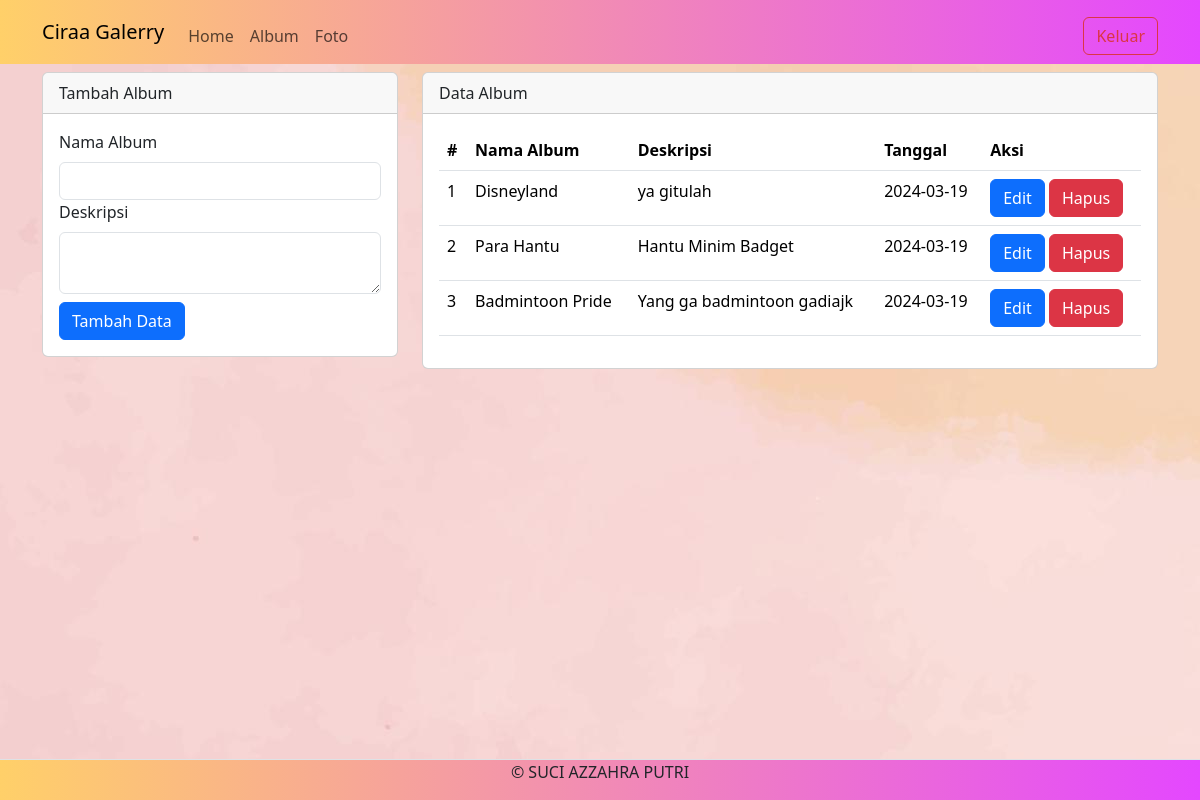
Screenshot of /admin/album.php (signed in) with the database file from the repository.
### tables this page shows
CREATE TABLE `album` (
  `albumid` int(11) NOT NULL,
  `namaalbum` varchar(255) NOT NULL,
  `deskripsi` text NOT NULL,
  `tanggaldibuat` date NOT NULL,
  `userid` int(11) NOT NULL
);

### admin/album.php (the view, shortened to what this page needs)
<?php
include '../config/koneksi.php';
 ?>
<!DOCTYPE html>
<html>
<head>
  <link rel="stylesheet" type="text/css" href="../assets/css/style.css">
  <link rel="stylesheet" type="text/css" href="../assets/css/bootstrap.min.css">
</head>
<body>
<nav class="navbar navbar-expand-lg navbar-danger-subtle bg-primary-subtle">
  <div class="container">
    <a class="navbar-brand" href="galeri.php"> Ciraa Galerry </a>
    <div class="collapse navbar-collapse mt-2" id="navbarNavAltMarkup">
      <div class="navbar-nav me-auto">
        <a href="home.php" class="nav-link"> Home </a>
        <a href="album.php" class="nav-link"> Album </a>
        <a href="foto.php" class="nav-link"> Foto</a>
      </div>
      <a href="../config/aksi_logout.php" class="btn btn-outline-danger"> Keluar </a>
    </div>
  </div>
</nav>
<div class="container">
  <div class="row">
    <div class="col-md-4">
      <div class="card mt-2">
        <div class="card-header"> Tambah Album </div>
        <div class="card-body">
        <form action="../config/aksi_album.php" method="POST">
          <label class="form-label"> Nama Album </label>
          <input type="text" name="namaalbum" class="form-control" required>
          <label class="form-label"> Deskripsi </label>
          <textarea class="form-control" name="deskripsi" required></textarea>
          <button type="submit" class="btn btn-primary mt-2" name="tambah"> Tambah Data </button>
        </form>
      </div>
    </div>
  </div>
    <div class="col-md-8">
      <div class="card mt-2">
        <div class="card-header">Data Album</div>
        <div class="card-body">
          <table class="table">
            <thead>
              <tr>
                <th>#</th>
                <th>Nama Album</th>
                <th>Deskripsi</th>
                <th>Tanggal</th>
                <th>Aksi</th>
              </tr>
            </thead>
            <tbody>
              <?php
              $no = 1;
              $userid = $_SESSION['userid'];
              $sql = mysqli_query($koneksi, "SELECT * FROM album WHERE userid='$userid'");
              while ($data = mysqli_fetch_array($sql)) {
               ?>
              <tr>
                <td><?php echo $no++ ?></td>
                <td><?php echo $data['namaalbum'] ?></td>
                <td><?php echo $data['deskripsi'] ?></td>
                <td><?php echo $data['tanggaldibuat'] ?></td>
                <td>
<button type="button" class="btn btn-primary" data-bs-toggle="modal" data-bs-target="#edit<?php echo $data['albumid'] ?>"> Edit </button>
<button type="button" class="btn btn-danger" data-bs-toggle="modal" data-bs-target="#hapus<?php echo $data['albumid'] ?>"> Hapus </button>
                </td>
              </tr>
                 <?php } ?>
           </tbody>
          </table>
        </div>
      </div>
    </div>
  </div>
  </div>
</body>
<footer class="d-flex justify-content-center border-top mt-3 bg-primary-subtle fixed-bottom">
<p>&copy; SUCI AZZAHRA PUTRI </p>
</footer>
</body>
</html>

### assets/css/style.css (style rules this page uses)
body { background-image: url('../img/p2.jpg'); }
.navbar { background: rgb(0,0,0); background: linear-gradient(90deg, rgba(0,0,0,1) 0%, rgba(255,208,105,1) 0%, rgba(228,71,255,1) 100%); }
footer { background: rgb(0,0,0); background: linear-gradient(90deg, rgba(0,0,0,1) 0%, rgba(255,208,105,1) 0%, rgba(228,71,255,1) 100%); }
.btn { background-color: #36a2f5; }

### rows the page displays
album: namaalbum "Disneyland", deskripsi "ya gitulah", tanggaldibuat "2024-03-19"
album: namaalbum "Para Hantu", deskripsi "Hantu Minim Badget", tanggaldibuat "2024-03-19"
album: namaalbum "Badmintoon Pride", deskripsi "Yang ga badmintoon gadiajk", tanggaldibuat "2024-03-19"
